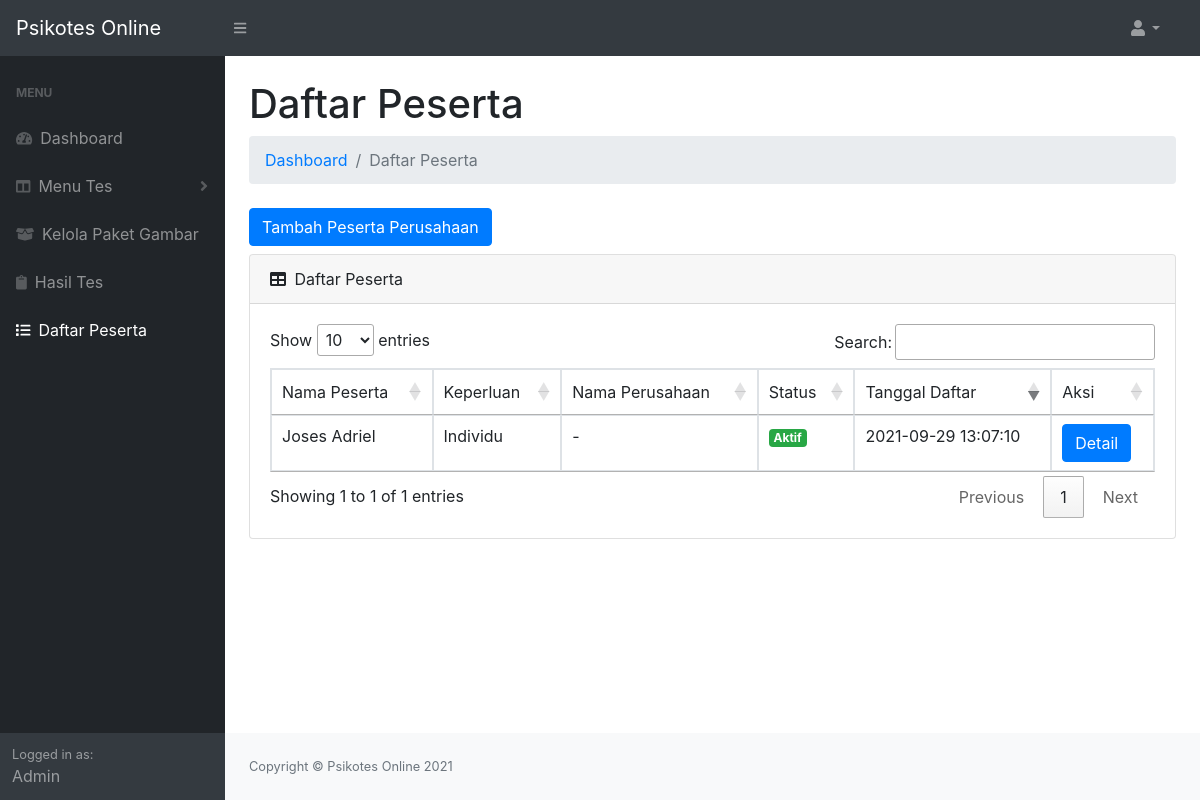
The app's page /admin/daftar-peserta.php with its own data.
### tables this page shows
CREATE TABLE `tbl_user` (
  `id_user` int(11) NOT NULL,
  `nama` varchar(25) NOT NULL,
  `email` varchar(40) NOT NULL,
  `noHp` varchar(14) NOT NULL,
  `password` varchar(35) NOT NULL,
  `acara` int(11) NOT NULL,
  `keperluan` enum('Individu','Perusahaan') NOT NULL,
  `perusahaan` varchar(75) NOT NULL,
  `gender` enum('Laki-Laki','Perempuan') NOT NULL,
  `profesi` enum('Entrepreneur','Karyawan','Guru','Belum Bekerja') NOT NULL,
  `jabatan` varchar(15) NOT NULL DEFAULT '-',
  `pendidikan_terakhir` enum('SD','SMP','SMA','S1','S2','S3') NOT NULL,
  `tgl_lahir` date NOT NULL,
  `tgl_daftar` datetime NOT NULL DEFAULT current_timestamp(),
  `status` enum('Belum Aktif','Aktif') NOT NULL DEFAULT 'Belum Aktif'
);

### admin/daftar-peserta.php (the view, shortened to what this page needs)
<?php
include("../koneksi.php");
?>
<!DOCTYPE html>
<html lang="en">
<head>
    <?php
    include("header.php");
    ?>
</head>
<body class="sb-nav-fixed">
    <?php
    include("sidebar.php");
    ?>
    <div id="layoutSidenav_content">
        <main>
            <div class="container-fluid">
                <h1 class="mt-4">Daftar Peserta</h1>
                <ol class="breadcrumb mb-4">
                    <li class="breadcrumb-item"><a href="dashboard.php">Dashboard</a></li>
                    <li class="breadcrumb-item active">Daftar Peserta</li>
                </ol>
                <a href="tambah-peserta-perusahaan.php" class="btn btn-primary mb-2">Tambah Peserta Perusahaan</a>
                <div class="card mb-4">
                    <div class="card-header">
                        <i class="fas fa-table mr-1"></i>
                        Daftar Peserta
                    </div>
                    <div class="card-body">
                        <div class="table-responsive">
                            <table class="table table-bordered" id="data-table" width="100%" cellspacing="0">
                                <thead>
                                    <td>Nama Peserta</td>
                                    <td>Keperluan</td>
                                    <td>Nama Perusahaan</td>
                                    <td>Status</td>
                                    <td>Tanggal Daftar</td>
                                    <td>Aksi</td>
                                </thead>
                                <?php
                                $dataPeserta = mysqli_query($db, "SELECT * FROM `tbl_user` ORDER BY tgl_daftar DESC");
                                if (mysqli_num_rows($dataPeserta) > 0) {
                                    while ($data = mysqli_fetch_array($dataPeserta)) {
                                ?>
                                        <tr>
                                            <td><?php echo $data['nama']; ?></td>
                                            <td><?= $data['keperluan'] ?></td>
                                            <td>
                                                <?= (!empty($data['perusahaan'])) ? $data['perusahaan'] : "-" ?>
                                            </td>
                                            <td>
                                                <?php
                                                if ($data['status'] == "Aktif") echo "<span class='badge badge-success'>" . $data['status'] . "</span>";
                                                else if ($data['status'] == "Belum Aktif") echo "<span class='badge badge-danger'>" . $data['status'] . "</span>";
                                                ?>
                                            </td>
                                            <td><?= $data['tgl_daftar'] ?></td>
                                            <td>
                                                <button data-id="<?= $data['id_user'] ?>" class="detail btn btn-primary">Detail</button>
                                            </td>
                                        </tr>
                                <?php
                                    }
                                }
                                ?>
                            </table>
                        </div>
                    </div>
                </div>
            </div>
        </main>
        <footer class="py-4 bg-light mt-auto">
            <div class="container-fluid">
                <div class="d-flex align-items-center justify-content-between small">
                    <div class="text-muted">Copyright &copy; Psikotes Online 2021</div>
                </div>
            </div>
        </footer>
    </div>
    </div>
</body>
</html>

### records on screen
tbl_user: nama "Joses Adriel", keperluan "Individu", status "Aktif", tgl_daftar "2021-09-29 13:07:10"
